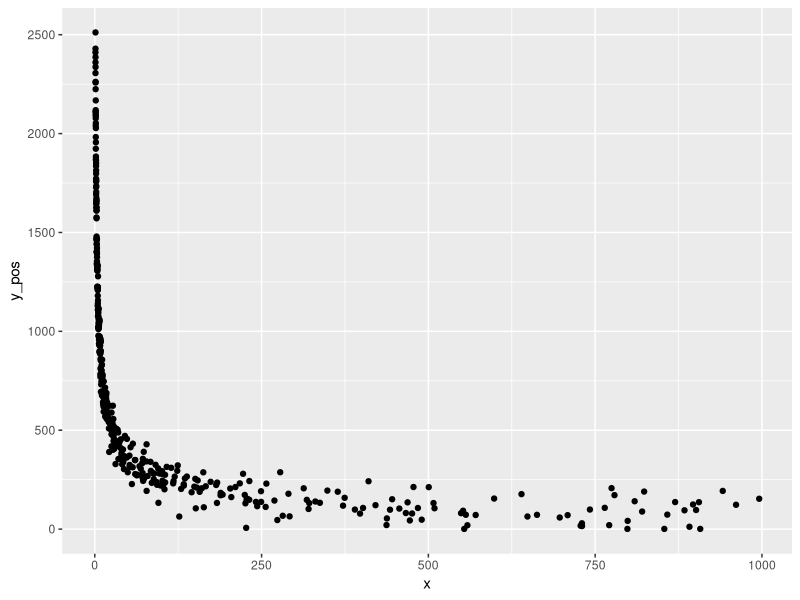
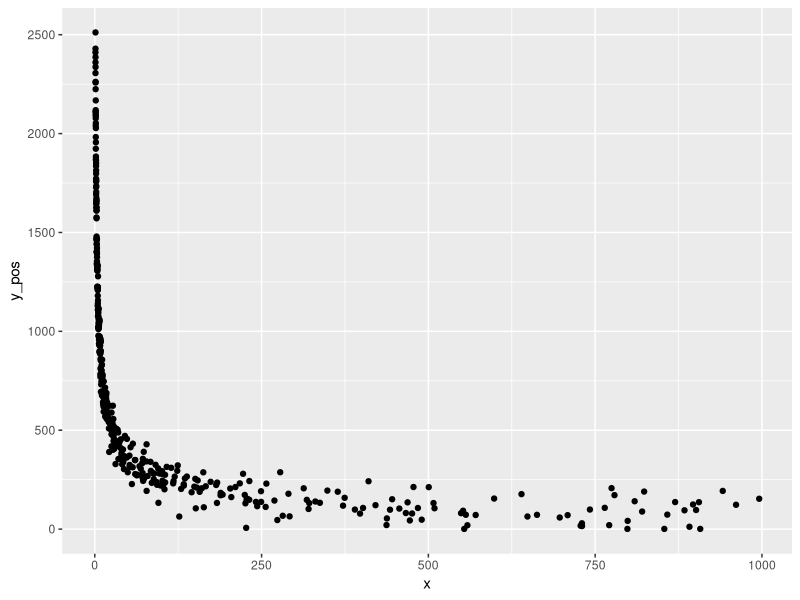
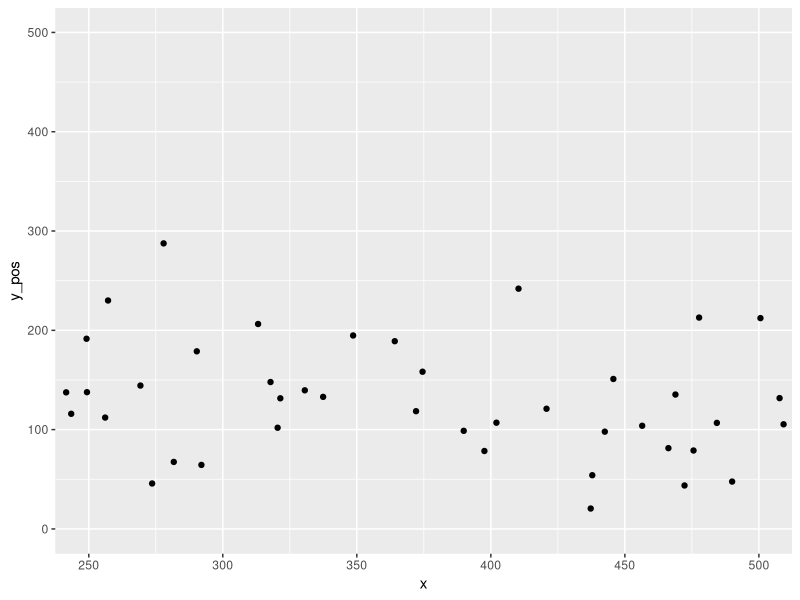
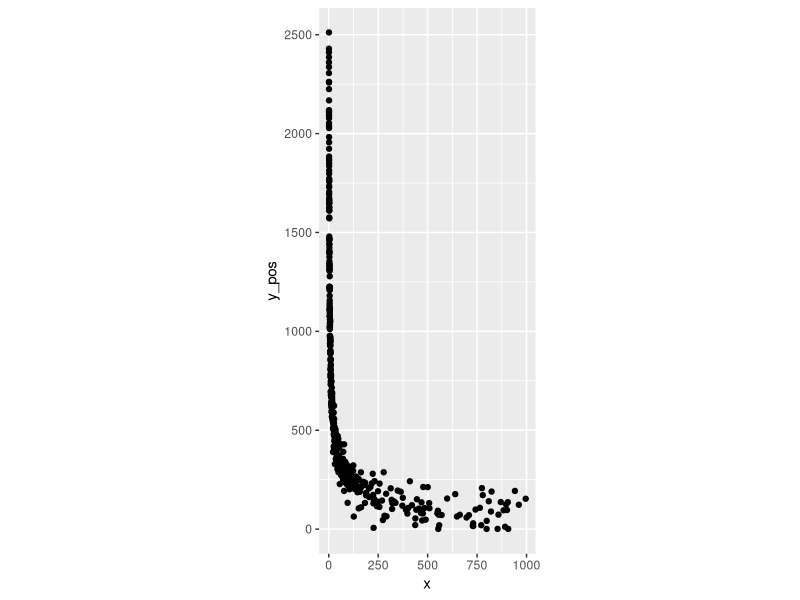
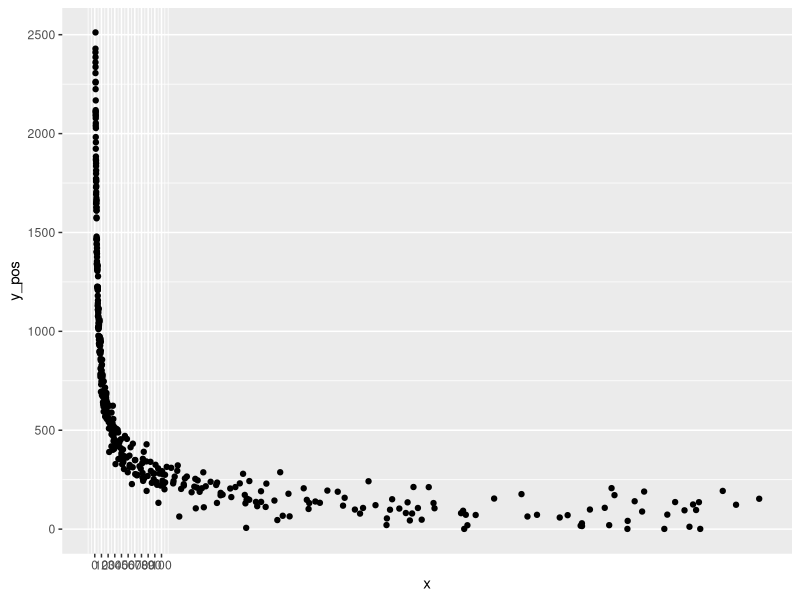
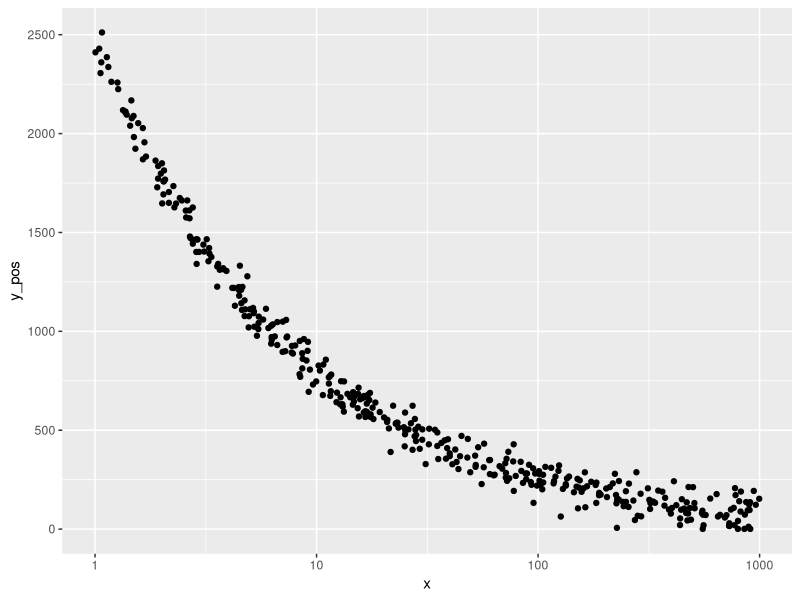
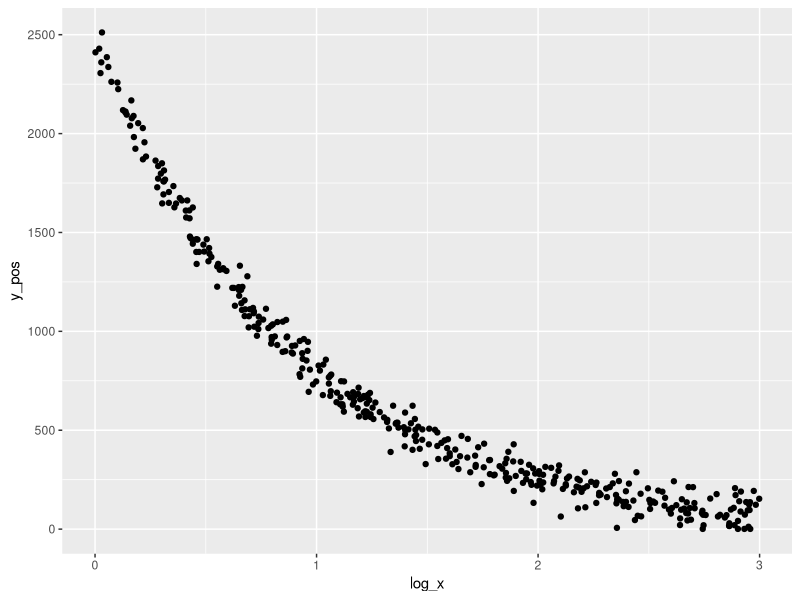
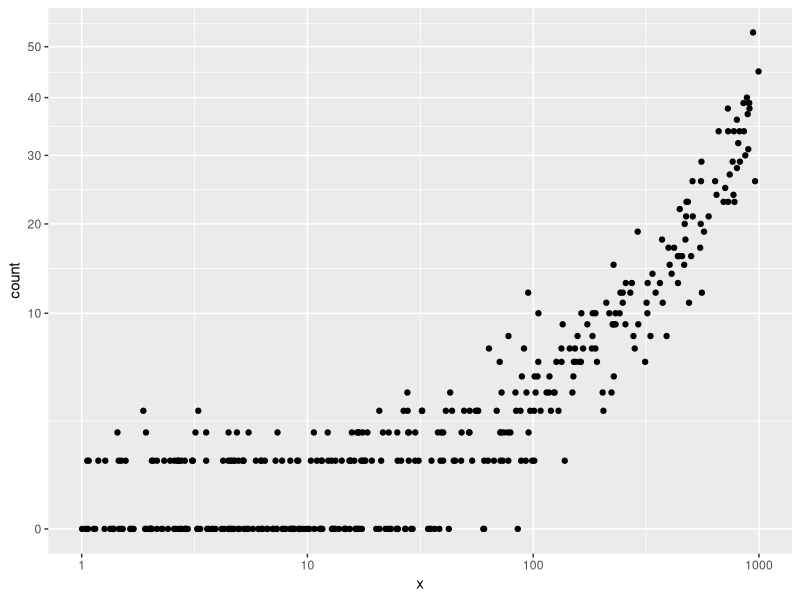

Reproduce these figures in R, in order.
## ---- chunk 1
knitr::opts_chunk$set(
  echo = TRUE,
  message = FALSE,
  warning = FALSE
)

library(ggplot2)
library(dplyr)
## ---- chunk 2
# Synthetic data for demonstrating axes and transformations
# (Deliberately simple and a bit crude: early-semester friendly)

set.seed(123)

n <- 400

# Continuous variables spanning orders of magnitude (good for log discussions)
x <- 10^(runif(n, min = 0, max = 3))          # ~ 1 to 1,000
noise <- rnorm(n, mean = 0, sd = 60)

y_raw <- 2500 / sqrt(x) + noise               # decreasing curve + noise

# Keep a strictly-positive version for log scale examples
y_pos <- pmax(y_raw, 1)

# Create a version with zeros to illustrate log-scale constraints
y_with_zero <- y_pos
y_with_zero[sample(1:n, size = 20)] <- 0

# Count-like outcome for square-root scale examples
count <- rpois(n, lambda = pmax(0.5, x / 25))

# A simple categorical variable for coordinate system examples
category <- sample(c("A", "B", "C", "D"), size = n, replace = TRUE)

df_syn <- data.frame(
  x = x,
  y_pos = y_pos,
  y_with_zero = y_with_zero,
  count = count,
  category = category
)
## ---- chunk 3
ggplot(df_syn, aes(x = x, y = y_pos)) +
  geom_point()
## ---- chunk 4
ggplot(df_syn, aes(x = x, y = y_pos)) +
  geom_point()

## ---- chunk 5
ggplot(df_syn, aes(x = x, y = y_pos)) +
  geom_point() +
  coord_cartesian(xlim = c(250, 500), ylim = c(0, 500))
## ---- chunk 6
ggplot(df_syn, aes(x = x, y = y_pos)) +
  geom_point() +
  coord_fixed(ratio = 1)
## ---- chunk 7
ggplot(df_syn, aes(x = x, y = y_pos)) + 
  geom_point() +
  scale_x_continuous(
    breaks = seq(0, 100, by = 10),
    labels = seq(0, 100, by = 10)
    )
## ---- chunk 8
ggplot(df_syn, aes(x = x, y = y_pos)) +
  geom_point() +
  scale_x_log10()
## ---- chunk 9
df_syn <- df_syn %>%
  mutate(log_x = log10(x))

ggplot(df_syn, aes(x = log_x, y = y_pos)) +
  geom_point()
## ---- chunk 10
ggplot(df_syn, aes(x = x, y = count)) +
  geom_point() +
  scale_x_log10() +
  scale_y_sqrt()
## ---- chunk 11
df_polar <- df_syn %>%
  group_by(category) %>%
  summarise(total = sum(count)) %>%
  arrange(category)

ggplot(df_polar, aes(x = category, y = total)) +
  geom_col() +
  coord_polar()
## ---- chunk 12
dir.create("figures", showWarnings = FALSE)
p <- ggplot(df_syn, aes(x = x, y = y_pos)) +
  geom_point() +
  scale_x_log10()

ggsave(
  filename = "figures/engine_mpg_log.png",
  plot = p,
  width = 6,
  height = 4
)
